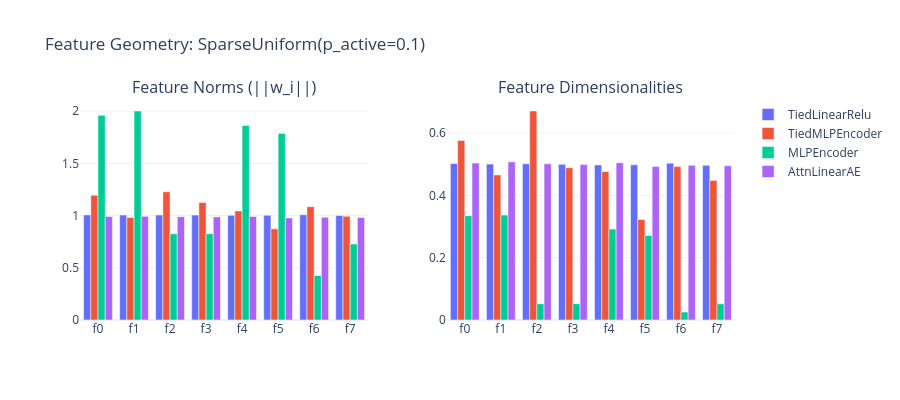

Write notebook code for a chart like this one.
### Code cell
# -- Bar chart: feature norms by architecture --

fig_norms = make_subplots(
    rows=1,
    cols=2,
    subplot_titles=["Feature Norms (||w_i||)", "Feature Dimensionalities"],
    horizontal_spacing=0.12,
)

for name in models_sparse:
    fig_norms.add_trace(
        go.Bar(
            x=[f"f{i}" for i in range(N_FEATURES)],
            y=metrics[name]["feature_norms"],
            name=name,
            marker_color=colors[name],
            showlegend=True,
        ),
        row=1,
        col=1,
    )

    fig_norms.add_trace(
        go.Bar(
            x=[f"f{i}" for i in range(N_FEATURES)],
            y=metrics[name]["feature_dimensionalities"],
            name=name,
            marker_color=colors[name],
            showlegend=False,
        ),
        row=1,
        col=2,
    )

fig_norms.update_layout(
    title="Feature Geometry: SparseUniform(p_active=0.1)",
    barmode="group",
    template="plotly_white",
    height=400,
    width=900,
)
fig_norms.show()

### Figure 1 — Plotly figure (JSON) as saved in the notebook; plotly's stock layout.template omitted (floating-point values rounded to 4 significant figures)
{"data": [{"marker": {"color": "#636EFA"}, "name": "TiedLinearRelu", "showlegend": true, "type": "bar", "x": ["f0", "f1", "f2", "f3", "f4", "f5", "f6", "f7"], "xaxis": "x", "y": [1.007, 1.005, 1.006, 1.005, 1.002, 1.002, 1.008, 1.001], "yaxis": "y"}, {"marker": {"color": "#636EFA"}, "name": "TiedLinearRelu", "showlegend": false, "type": "bar", "x": ["f0", "f1", "f2", "f3", "f4", "f5", "f6", "f7"], "xaxis": "x2", "y": [0.5023, 0.5004, 0.5016, 0.4996, 0.4977, 0.4984, 0.5034, 0.4966], "yaxis": "y2"}, {"marker": {"color": "#EF553B"}, "name": "TiedMLPEncoder", "showlegend": true, "type": "bar", "x": ["f0", "f1", "f2", "f3", "f4", "f5", "f6", "f7"], "xaxis": "x", "y": [1.195, 0.9823, 1.228, 1.125, 1.045, 0.8738, 1.085, 0.994], "yaxis": "y"}, {"marker": {"color": "#EF553B"}, "name": "TiedMLPEncoder", "showlegend": false, "type": "bar", "x": ["f0", "f1", "f2", "f3", "f4", "f5", "f6", "f7"], "xaxis": "x2", "y": [0.5762, 0.4656, 0.6708, 0.4887, 0.4764, 0.3224, 0.4924, 0.4479], "yaxis": "y2"}, {"marker": {"color": "#00CC96"}, "name": "MLPEncoder", "showlegend": true, "type": "bar", "x": ["f0", "f1", "f2", "f3", "f4", "f5", "f6", "f7"], "xaxis": "x", "y": [1.96, 2.001, 0.826, 0.8268, 1.862, 1.787, 0.4257, 0.729], "yaxis": "y"}, {"marker": {"color": "#00CC96"}, "name": "MLPEncoder", "showlegend": false, "type": "bar", "x": ["f0", "f1", "f2", "f3", "f4", "f5", "f6", "f7"], "xaxis": "x2", "y": [0.3349, 0.3368, 0.05206, 0.05222, 0.2917, 0.2712, 0.02535, 0.0518], "yaxis": "y2"}, {"marker": {"color": "#AB63FA"}, "name": "AttnLinearAE", "showlegend": true, "type": "bar", "x": ["f0", "f1", "f2", "f3", "f4", "f5", "f6", "f7"], "xaxis": "x", "y": [0.9907, 0.9929, 0.9899, 0.9875, 0.9912, 0.9779, 0.9833, 0.9816], "yaxis": "y"}, {"marker": {"color": "#AB63FA"}, "name": "AttnLinearAE", "showlegend": false, "type": "bar", "x": ["f0", "f1", "f2", "f3", "f4", "f5", "f6", "f7"], "xaxis": "x2", "y": [0.5037, 0.5076, 0.5012, 0.4988, 0.5049, 0.4924, 0.4963, 0.4951], "yaxis": "y2"}], "layout": {"annotations": [{"font": {"size": 16}, "showarrow": false, "text": "Feature Norms (||w_i||)", "x": 0.22, "xanchor": "center", "xref": "paper", "y": 1.0, "yanchor": "bottom", "yref": "paper"}, {"font": {"size": 16}, "showarrow": false, "text": "Feature Dimensionalities", "x": 0.78, "xanchor": "center", "xref": "paper", "y": 1.0, "yanchor": "bottom", "yref": "paper"}], "barmode": "group", "height": 400, "title": {"text": "Feature Geometry: SparseUniform(p_active=0.1)"}, "width": 900, "xaxis": {"anchor": "y", "domain": [0.0, 0.44]}, "xaxis2": {"anchor": "y2", "domain": [0.56, 1.0]}, "yaxis": {"anchor": "x", "domain": [0.0, 1.0]}, "yaxis2": {"anchor": "x2", "domain": [0.0, 1.0]}}}
